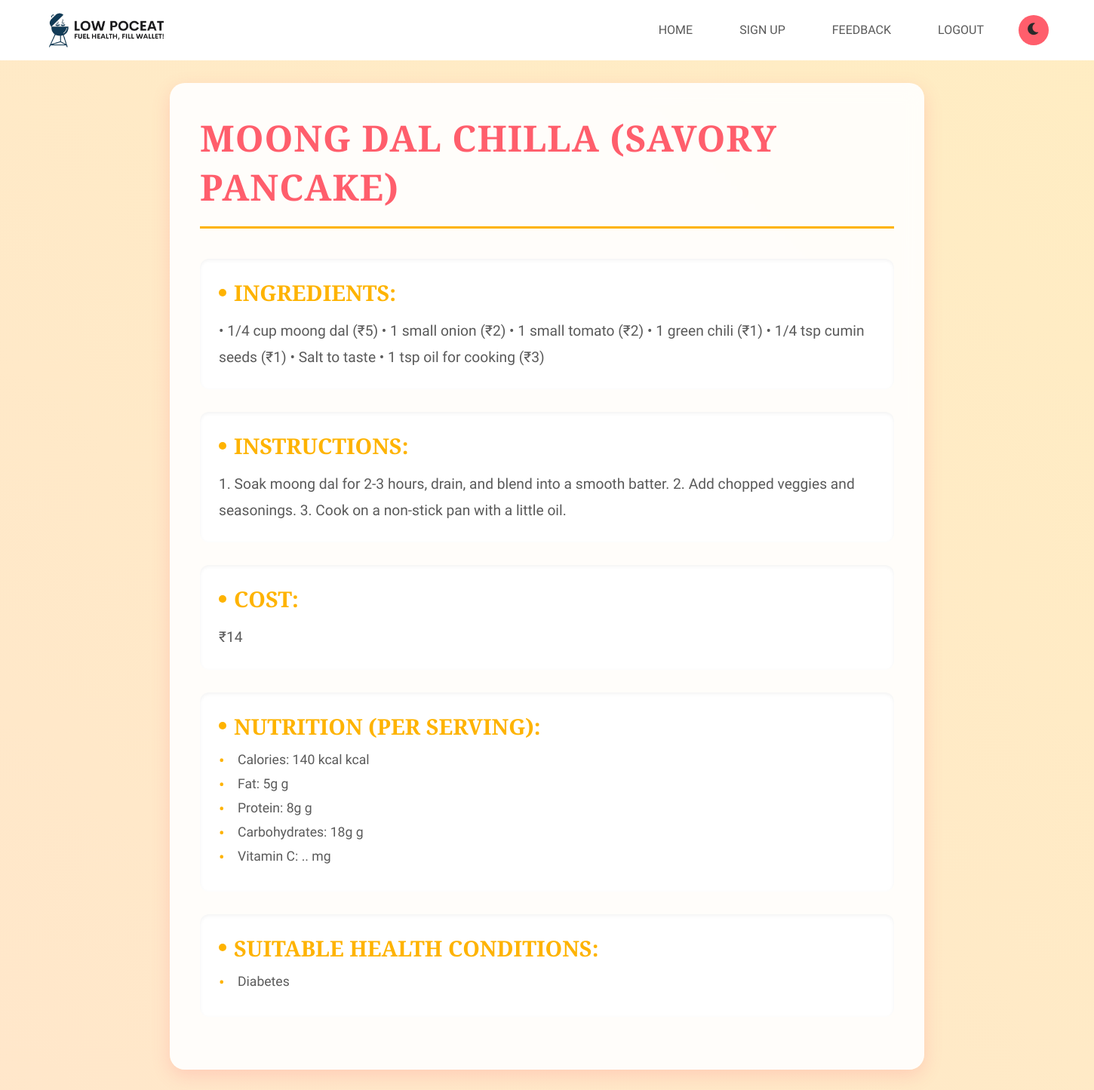
The page /recipe_detail/2/ (signed in) on the database its author committed.
### demo/models.py (models this page shows, shortened)
class Meal(models.Model):
    DIET_CHOICES = [
        ('Vegan', 'Vegan'),
        ('Vegetarian', 'Vegetarian'),
        ('Non-Vegetarian', 'Non-Vegetarian'),
    ]
    MEAL_TYPES = [
        ('Breakfast', 'Breakfast'),
        ('Lunch', 'Lunch'),
        ('Dinner', 'Dinner'),
    ]
    name = models.CharField(max_length=100, unique=True)
    meal_type = models.CharField(max_length=20, choices=MEAL_TYPES)
    diet_suitability = models.CharField(max_length=20, choices=DIET_CHOICES)
    health_condition_suitability = models.ManyToManyField(HealthConditions, blank=True)  # Health conditions for which the meal is suitable
    ingredients = models.TextField()  # Ingredients as a simple text field
    instructions = models.TextField()  # Recipe instructions
    total_cost =models.IntegerField()  # Total cost of the meal
    calories = models.TextField()  # Calories per serving
    fat =  models.TextField()# Fat per serving
    protein =  models.TextField()# Protein per serving
    carbohydrates =  models.TextField() # Carbohydrates per serving
    vitamin_c = models.TextField()  # Vitamin C per serving

class HealthConditions(models.Model):
    name = models.CharField(max_length=100, unique=True)

### demo/views.py (the view)
# urls.py: path('recipe_detail/<int:recipe_id>/', views.recipe_detail_view, name='recipe_detail'),
@login_required
def recipe_detail_view(request, recipe_id):
    recipe = get_object_or_404(Meal, id=recipe_id)
    associated_health_conditions = recipe.health_condition_suitability.all()
    return render(request, 'demo/recipe_detail.html', {
        'recipe': recipe,
        'associated_health_conditions': associated_health_conditions
    })

### demo/templates/demo/recipe_detail.html (shortened to what this page needs)
{% load static %}
<!DOCTYPE html>
<html lang="en">
<head>
    <link rel="stylesheet" href="https://cdnjs.cloudflare.com/ajax/libs/font-awesome/6.0.0/css/all.min.css">
</head>
<body>
    <nav class="navbar">
        <img src="{% static 'demo/images/loogo.png' %}" alt="Logo" class="logo">
        <div class="nav-links">
            <a href="{% url 'home' %}">Home</a>
            <a href="{% url 'signup' %}">Sign Up</a>
            <a href="{% url 'feedback_page' %}">Feedback</a>
            {% if user.is_authenticated %}
                <a href="{% url 'logout' %}">Logout</a>
            {% else %}
                <a href="{% url 'login' %}">Login</a>
            {% endif %}
            <button class="dark-mode-toggle" aria-label="Toggle Dark Mode">
            </button>
        </div>
    </nav>
    <div class="container">
        <div class="header">
            <h1>{{ recipe.name }}</h1>
        </div>
        <div class="recipe-details">
            <h2>Ingredients:</h2>
            <p>{{ recipe.ingredients }}</p>
        </div>
        <div class="recipe-details">
            <h2>Instructions:</h2>
            <p>{{ recipe.instructions }}</p>
        </div>
        <div class="recipe-details">
            <h2>Cost:</h2>
            <p>₹{{ recipe.total_cost }}</p>
        </div>
        <div class="recipe-details">
            <h2>Nutrition (per serving):</h2>
            <ul>
                <li>Calories: {{ recipe.calories }} kcal</li>
                <li>Fat: {{ recipe.fat }} g</li>
                <li>Protein: {{ recipe.protein }} g</li>
                <li>Carbohydrates: {{ recipe.carbohydrates }} g</li>
                <li>Vitamin C: {{ recipe.vitamin_c }} mg</li>
            </ul>
        </div>
        <div class="recipe-details">
            <h2>Suitable Health Conditions:</h2>
            <ul>
                {% for condition in associated_health_conditions %}
                    <li>{{ condition.name }}</li>
                {% endfor %}
            </ul>
        </div>
    </div>
</body>
</html>

### demo/templates/demo/recipe_detail.html (style rules this page uses)
:root { --primary-color: #FF5E6C; --secondary-color: #FFAAAB; --accent-color: #FEB300; --background-dark: #FFF5D7; --background-light: #FFFFFF; --text-dark: #2A2A2A; --text-light: #5A5A5A; --navbar-background: #FFFFFF; --gradient-soft: linear-gradient(135deg, #FF5E6C 0%, #FEB300 100%); --shadow-glow: 0 8px 25px rgba(255, 94, 108, 0.2); --border-radius: 20px; --navbar-height: 80px; }
* { margin: 0; padding: 0; box-sizing: border-box; transition: all 0.5s ease; }
body { font-family: 'Gothic A1', sans-serif; background: var(--background-dark); min-height: 100vh; display: flex; flex-direction: column; position: relative; overflow-x: hidden; }
body::before { content: ''; position: absolute; top: -20%; left: -20%; width: 140%; height: 140%; background: linear-gradient(45deg, rgba(255, 94, 108, 0.1), rgba(254, 179, 0, 0.1)); animation: shift 20s infinite ease-in-out; z-index: -1; }
.navbar { position: fixed; top: 0; width: 100%; padding: 20px 60px; background: var(--navbar-background); backdrop-filter: blur(12px); display: flex; justify-content: space-between; align-items: center; z-index: 1000; border-bottom: 1px solid rgba(255, 255, 255, 0.2); height: var(--navbar-height); }
.navbar .logo { width: 160px; background: transparent; transition: transform 0.3s ease; }
.nav-links { display: flex; gap: 30px; align-items: center; }
.nav-links a { font-size: 1rem; text-decoration: none; color: var(--text-light); font-weight: 500; text-transform: uppercase; padding: 8px 16px; border-radius: 10px; position: relative; }
.nav-links a::after { content: ''; position: absolute; width: 0; height: 2px; bottom: 0; left: 50%; background: var(--accent-color); transition: all 0.3s ease; transform: translateX(-50%); }
.dark-mode-toggle { width: 40px; height: 40px; background: var(--primary-color); border: none; border-radius: 50%; color: var(--text-dark); font-size: 18px; cursor: pointer; }
.container { width: 90%; max-width: 1000px; margin: calc(var(--navbar-height) + 30px) auto 40px; padding: 40px; background: rgba(255, 255, 255, 0.9); border-radius: var(--border-radius); box-shadow: var(--shadow-glow); backdrop-filter: blur(12px); position: relative; z-index: 1; animation: fadeInUp 0.8s ease-out; }
.header { display: flex; justify-content: space-between; align-items: center; margin-bottom: 40px; padding-bottom: 20px; border-bottom: 3px solid var(--accent-color); flex-wrap: wrap; gap: 20px; }
.header h1 { font-family: 'Playfair Display', serif; font-size: clamp(2rem, 6vw, 3rem); font-weight: 700; color: var(--primary-color); text-transform: uppercase; letter-spacing: 1px; animation: fadeIn 1s ease-out; }
.recipe-details { margin-bottom: 30px; padding: 25px; background: var(--background-light); border-radius: 12px; box-shadow: inset 0 2px 5px rgba(0, 0, 0, 0.05); position: relative; overflow: hidden; animation: cardFadeIn 0.5s ease-out; }
.recipe-details h2 { font-family: 'Playfair Display', serif; font-size: clamp(1.5rem, 4vw, 1.8rem); font-weight: 600; color: var(--accent-color); margin-bottom: 15px; text-transform: uppercase; position: relative; padding-left: 20px; }
.recipe-details h2::before { content: ''; position: absolute; left: 0; top: 50%; transform: translateY(-50%); width: 10px; height: 10px; background: var(--accent-color); border-radius: 50%; }
.recipe-details p { font-size: clamp(1rem, 3vw, 1.2rem); color: var(--text-light); line-height: 1.8; font-family: 'Gothic A1', sans-serif; }
.recipe-details ul { list-style-type: none; padding: 0; }
.recipe-details li { font-size: clamp(1rem, 3vw, 1.1rem); color: var(--text-light); margin-bottom: 12px; position: relative; padding-left: 25px; font-family: 'Gothic A1', sans-serif; transition: color 0.3s ease; }
.recipe-details li::before { content: '•'; color: var(--accent-color); position: absolute; left: 0; font-size: 1.4rem; line-height: 1; }

### rows shown on the page
Meal: name "MOONG DAL CHILLA (SAVORY PANCAKE)", ingredients "• 1/4 cup moong dal (₹5) • 1 small onion (₹2) • 1 small tomato (₹2) • 1 green chili (₹1) • 1/4 tsp cumin seeds (₹1) • Salt to taste • 1 tsp oil for cooking (₹3)", instructions "1. Soak moong dal for 2-3 hours, drain, and blend into a smooth batter. 2. Add chopped veggies and seasonings. 3. Cook on a non-stick pan with a little oil.", total_cost "14", calories "140 kcal", fat "5g", protein "8g", carbohydrates "18g", vitamin_c ".."
HealthConditions: name "Diabetes"
